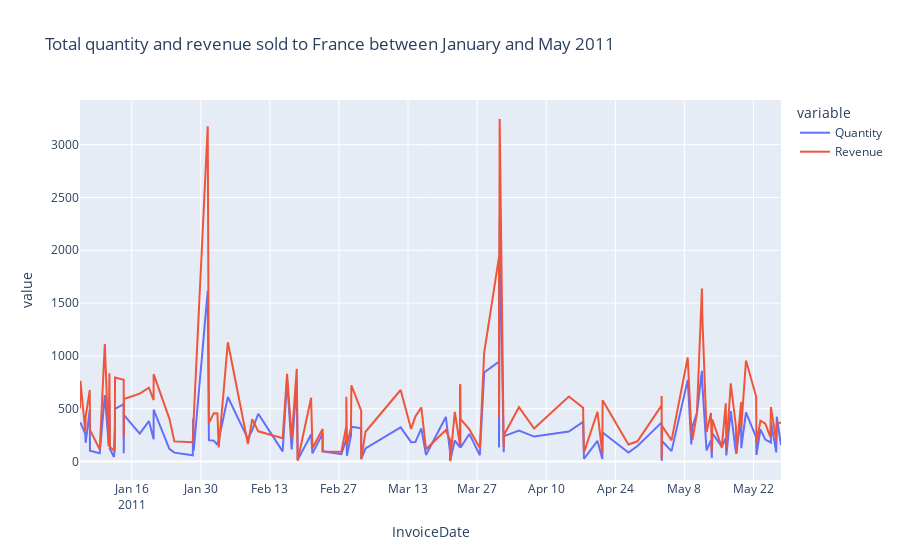

Notebook code cell kept with this figure:
### Code cell
# Traces
#traces = 
# Layout
#layout = 

# Plot
fig = px.line(france_5m_2011, x="InvoiceDate", y=["Quantity","Revenue"], title="Total quantity and revenue sold to France between January and May 2011")
fig.show()
